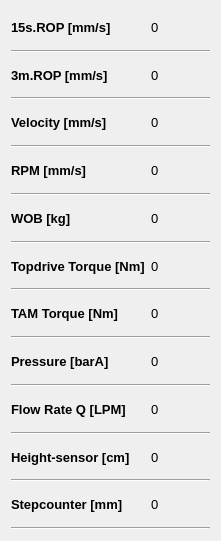
   <widget class="QWidget" name="layoutWidget">
    <property name="geometry">
     <rect>
      <x>50</x>
      <y>380</y>
      <width>221</width>
      <height>541</height>
     </rect>
    </property>
    <property name="font">
     <font>
      <pointsize>10</pointsize>
     </font>
    </property>
    <layout class="QGridLayout" name="gridLayout_5">
     <item row="5" column="0" colspan="2">
      <widget class="Line" name="line_20">
       <property name="font">
        <font>
         <pointsize>10</pointsize>
        </font>
       </property>
       <property name="orientation">
        <enum>Qt::Horizontal</enum>
       </property>
      </widget>
     </item>
     <item row="3" column="0" colspan="2">
      <widget class="Line" name="line_13">
       <property name="font">
        <font>
         <pointsize>10</pointsize>
        </font>
       </property>
       <property name="orientation">
        <enum>Qt::Horizontal</enum>
       </property>
      </widget>
     </item>
     <item row="4" column="1">
      <widget class="QLabel" name="label_Velocity">
       <property name="font">
        <font>
         <pointsize>10</pointsize>
         <underline>false</underline>
        </font>
       </property>
       <property name="text">
        <string>0</string>
       </property>
      </widget>
     </item>
     <item row="4" column="0">
      <widget class="QLabel" name="label_31">
       <property name="font">
        <font>
         <pointsize>10</pointsize>
         <weight>75</weight>
         <bold>true</bold>
        </font>
       </property>
       <property name="text">
        <string>Velocity [mm/s]</string>
       </property>
      </widget>
     </item>
     <item row="2" column="0">
      <widget class="QLabel" name="label_32">
       <property name="font">
        <font>
         <pointsize>10</pointsize>
         <weight>75</weight>
         <bold>true</bold>
        </font>
       </property>
       <property name="text">
        <string>3m.ROP [mm/s]</string>
       </property>
      </widget>
     </item>
     <item row="2" column="1">
      <widget class="QLabel" name="label_ROP3">
       <property name="font">
        <font>
         <pointsize>10</pointsize>
         <underline>false</underline>
        </font>
       </property>
       <property name="text">
        <string>0</string>
       </property>
      </widget>
     </item>
     <item row="6" column="1">
      <widget class="QLabel" name="label_RPM">
       <property name="font">
        <font>
         <pointsize>10</pointsize>
         <underline>false</underline>
        </font>
       </property>
       <property name="text">
        <string>0</string>
       </property>
      </widget>
     </item>
     <item row="8" column="0">
      <widget class="QLabel" name="label_41">
       <property name="font">
        <font>
         <pointsize>10</pointsize>
         <weight>75</weight>
         <bold>true</bold>
        </font>
       </property>
       <property name="text">
        <string>WOB [kg]</string>
       </property>
      </widget>
     </item>
     <item row="6" column="0">
      <widget class="QLabel" name="label_8">
       <property name="font">
        <font>
         <pointsize>10</pointsize>
         <weight>75</weight>
         <bold>true</bold>
        </font>
       </property>
       <property name="text">
        <string>RPM [mm/s]</string>
       </property>
      </widget>
     </item>
     <item row="7" column="0" colspan="2">
      <widget class="Line" name="line_16">
       <property name="font">
        <font>
         <pointsize>10</pointsize>
        </font>
       </property>
       <property name="orientation">
        <enum>Qt::Horizontal</enum>
       </property>
      </widget>
     </item>
     <item row="8" column="1">
      <widget class="QLabel" name="label_WOB">
       <property name="font">
        <font>
         <pointsize>10</pointsize>
         <underline>false</underline>
        </font>
       </property>
       <property name="text">
        <string>0</string>
       </property>
      </widget>
     </item>
     <item row="11" column="0" colspan="2">
      <widget class="Line" name="line_3">
       <property name="font">
        <font>
         <pointsize>10</pointsize>
        </font>
       </property>
       <property name="orientation">
        <enum>Qt::Horizontal</enum>
       </property>
      </widget>
     </item>
     <item row="14" column="1">
      <widget class="QLabel" name="label_Pressure">
       <property name="font">
        <font>
         <pointsize>10</pointsize>
         <underline>false</underline>
        </font>
       </property>
       <property name="text">
        <string>0</string>
       </property>
      </widget>
     </item>
     <item row="16" column="0">
      <widget class="QLabel" name="label_34">
       <property name="font">
        <font>
         <pointsize>10</pointsize>
         <weight>75</weight>
         <bold>true</bold>
        </font>
       </property>
       <property name="text">
        <string>Flow Rate Q [LPM]</string>
       </property>
      </widget>
     </item>
     <item row="15" column="0" colspan="2">
      <widget class="Line" name="line">
       <property name="font">
        <font>
         <pointsize>10</pointsize>
        </font>
       </property>
       <property name="orientation">
        <enum>Qt::Horizontal</enum>
       </property>
      </widget>
     </item>
     <item row="19" column="0" colspan="2">
      <widget class="Line" name="line_19">
       <property name="font">
        <font>
         <pointsize>10</pointsize>
        </font>
       </property>
       <property name="orientation">
        <enum>Qt::Horizontal</enum>
       </property>
      </widget>
     </item>
     <item row="10" column="1">
      <widget class="QLabel" name="label_Topdrive_Torque">
       <property name="font">
        <font>
         <pointsize>10</pointsize>
         <underline>false</underline>
        </font>
       </property>
       <property name="text">
        <string>0</string>
       </property>
      </widget>
     </item>
     <item row="9" column="0" colspan="2">
      <widget class="Line" name="line_4">
       <property name="font">
        <font>
         <pointsize>10</pointsize>
        </font>
       </property>
       <property name="orientation">
        <enum>Qt::Horizontal</enum>
       </property>
      </widget>
     </item>
     <item row="10" column="0">
      <widget class="QLabel" name="label_10">
       <property name="font">
        <font>
         <pointsize>10</pointsize>
         <weight>75</weight>
         <bold>true</bold>
        </font>
       </property>
       <property name="text">
        <string>Topdrive Torque [Nm]</string>
       </property>
      </widget>
     </item>
     <item row="12" column="0">
      <widget class="QLabel" name="label_13">
       <property name="font">
        <font>
         <pointsize>10</pointsize>
         <weight>75</weight>
         <bold>true</bold>
        </font>
       </property>
       <property name="text">
        <string>TAM Torque [Nm]</string>
       </property>
      </widget>
     </item>
     <item row="13" column="0" colspan="2">
      <widget class="Line" name="line_2">
       <property name="font">
        <font>
         <pointsize>10</pointsize>
        </font>
       </property>
       <property name="orientation">
        <enum>Qt::Horizontal</enum>
       </property>
      </widget>
     </item>
     <item row="14" column="0">
      <widget class="QLabel" name="label_15">
       <property name="font">
        <font>
         <pointsize>10</pointsize>
         <weight>75</weight>
         <bold>true</bold>
        </font>
       </property>
       <property name="text">
        <string>Pressure [barA]</string>
       </property>
      </widget>
     </item>
     <item row="12" column="1">
      <widget class="QLabel" name="label_TAM_Torque">
       <property name="font">
        <font>
         <pointsize>10</pointsize>
         <underline>false</underline>
        </font>
       </property>
       <property name="text">
        <string>0</string>
       </property>
      </widget>
     </item>
     <item row="0" column="1">
      <widget class="QLabel" name="label_ROP15">
       <property name="font">
        <font>
         <pointsize>10</pointsize>
         <underline>false</underline>
        </font>
       </property>
       <property name="text">
        <string>0</string>
       </property>
      </widget>
     </item>
     <item row="1" column="0" colspan="2">
      <widget class="Line" name="line_12">
       <property name="font">
        <font>
         <pointsize>10</pointsize>
        </font>
       </property>
       <property name="orientation">
        <enum>Qt::Horizontal</enum>
       </property>
      </widget>
     </item>
     <item row="21" column="0" colspan="2">
      <widget class="Line" name="line_5">
       <property name="font">
        <font>
         <pointsize>10</pointsize>
        </font>
       </property>
       <property name="orientation">
        <enum>Qt::Horizontal</enum>
       </property>
      </widget>
     </item>
     <item row="20" column="0">
      <widget class="QLabel" name="label_49">
       <property name="font">
        <font>
         <pointsize>10</pointsize>
         <weight>75</weight>
         <bold>true</bold>
        </font>
       </property>
       <property name="text">
        <string>Stepcounter [mm]</string>
       </property>
      </widget>
     </item>
     <item row="16" column="1">
      <widget class="QLabel" name="label_Flow_Rate_Q">
       <property name="font">
        <font>
         <pointsize>10</pointsize>
         <underline>false</underline>
        </font>
       </property>
       <property name="text">
        <string>0</string>
       </property>
      </widget>
     </item>
     <item row="20" column="1">
      <widget class="QLabel" name="label_StepCounter">
       <property name="font">
        <font>
         <pointsize>10</pointsize>
         <underline>false</underline>
        </font>
       </property>
       <property name="text">
        <string>0</string>
       </property>
      </widget>
     </item>
     <item row="18" column="0">
      <widget class="QLabel" name="label_45">
       <property name="font">
        <font>
         <pointsize>10</pointsize>
         <weight>75</weight>
         <bold>true</bold>
        </font>
       </property>
       <property name="text">
        <string>Height-sensor [cm]</string>
       </property>
      </widget>
     </item>
     <item row="18" column="1">
      <widget class="QLabel" name="label_Height_Sensor">
       <property name="font">
        <font>
         <pointsize>10</pointsize>
         <underline>false</underline>
        </font>
       </property>
       <property name="text">
        <string>0</string>
       </property>
      </widget>
     </item>
     <item row="17" column="0" colspan="2">
      <widget class="Line" name="line_14">
       <property name="font">
        <font>
         <pointsize>10</pointsize>
        </font>
       </property>
       <property name="orientation">
        <enum>Qt::Horizontal</enum>
       </property>
      </widget>
     </item>
     <item row="0" column="0">
      <widget class="QLabel" name="label_30">
       <property name="font">
        <font>
         <pointsize>10</pointsize>
         <weight>75</weight>
         <bold>true</bold>
        </font>
       </property>
       <property name="text">
        <string>15s.ROP [mm/s]</string>
       </property>
      </widget>
     </item>
    </layout>
   </widget>
